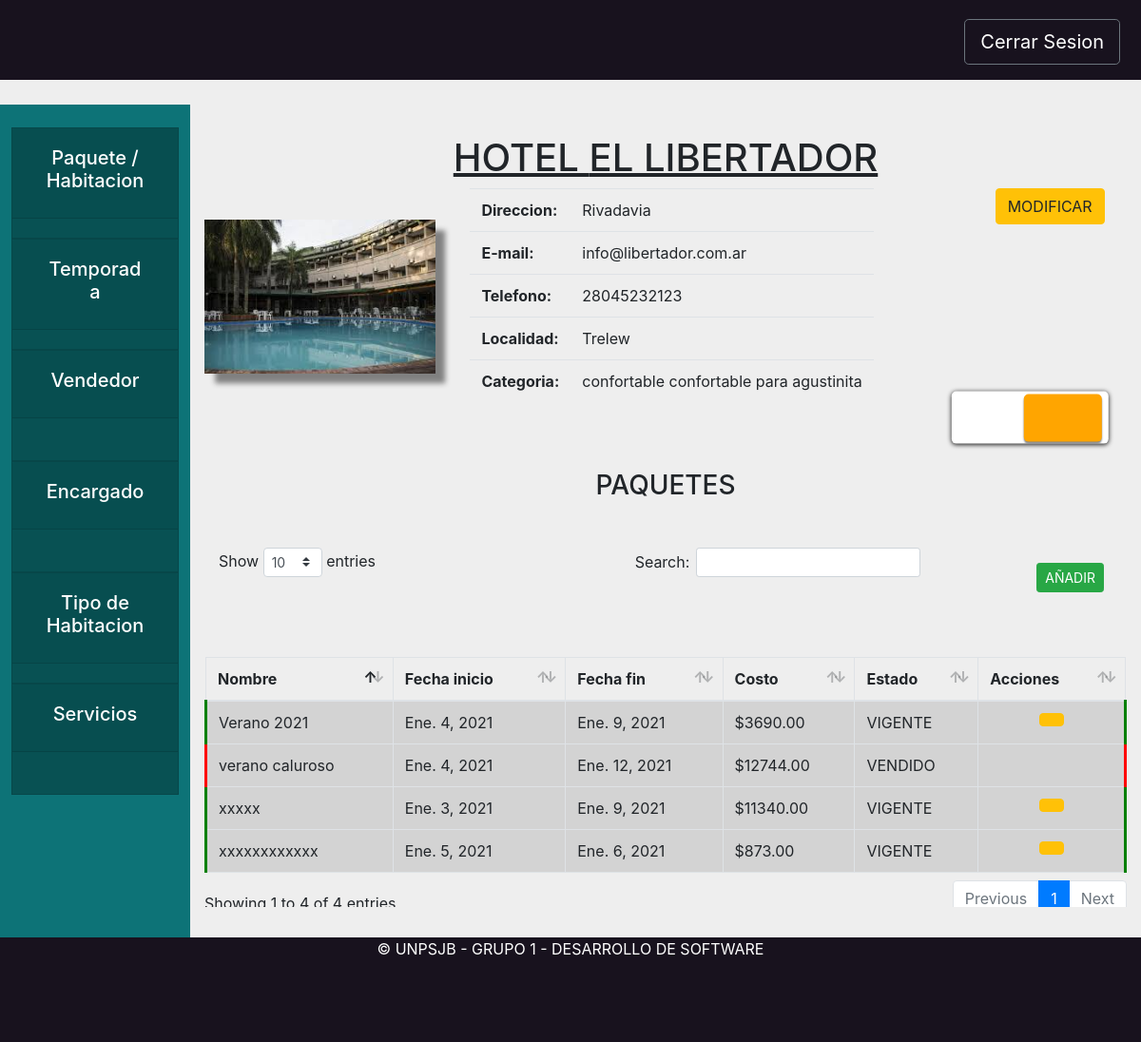
Page /hotel/vistaHotel/1 on the earlier database version.
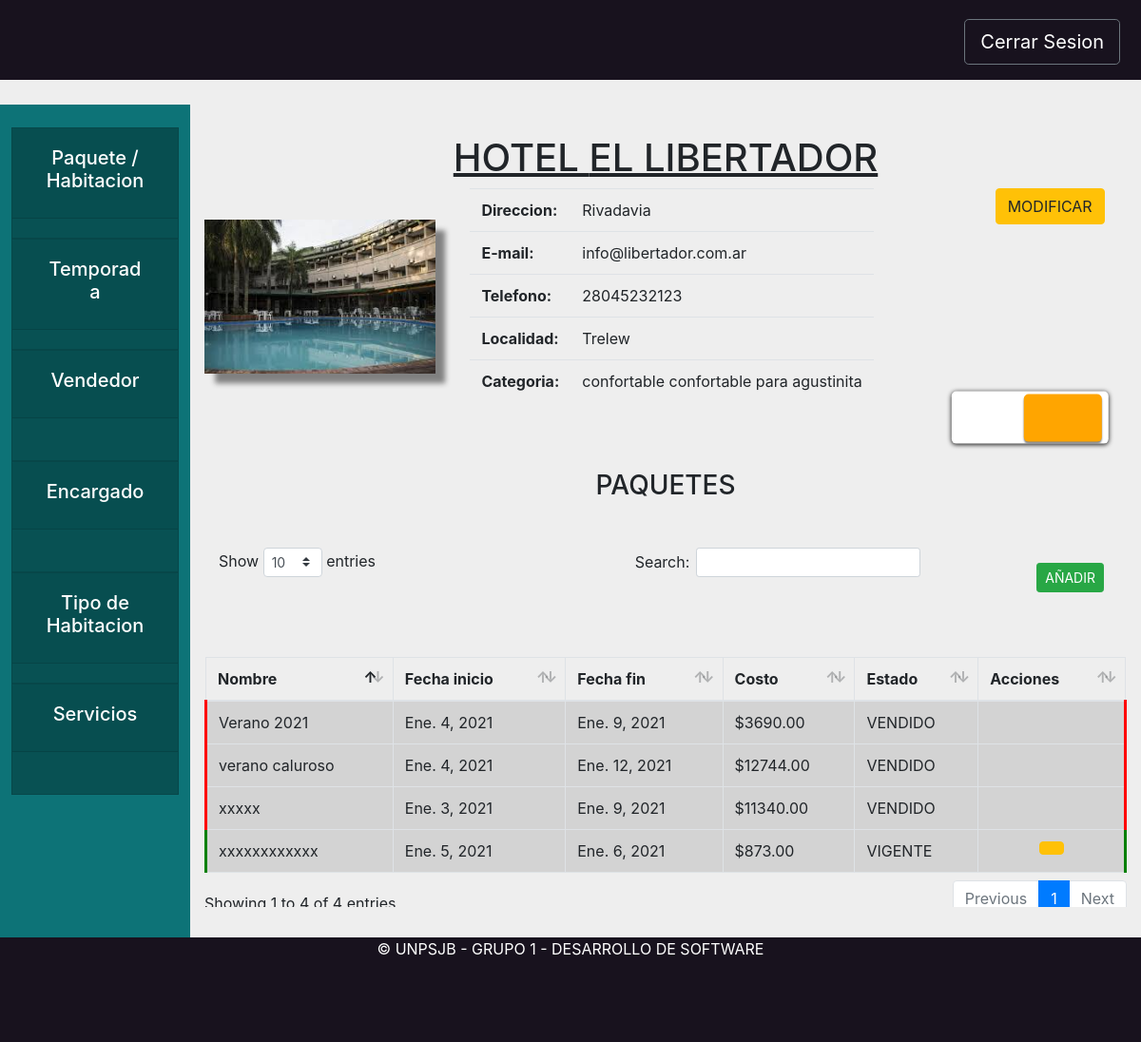
Same page on the later database version.
### hotel/models.py (models this page shows, shortened)
class Hotel(models.Model):
    objects = HotelManager.from_queryset(HotelQuerySet)()
    nombre = models.CharField(max_length=200)
    direccion = models.CharField(max_length=800)
    email = models.EmailField(max_length=200)
    telefono = models.CharField(max_length=200)
    localidad = models.ForeignKey(Localidad, on_delete=models.CASCADE)
    encargado= models.ForeignKey(Encargado, on_delete=models.CASCADE, null=True)
    categoria = models.ForeignKey(Categoria, on_delete=models.CASCADE)
    servicios = models.ManyToManyField(Servicio)
    tipos = models.ManyToManyField(TipoHabitacion, through='PrecioPorTipo', through_fields=('hotel', 'tipo'))
    vendedores = models.ManyToManyField(Vendedor)#, related_name="hoteles")
    def tengo_tipos(self):
        return self.tipos.count()>0
    def es_hospedaje(self):
        return self.categoria.estrellas in [Categoria.ESTRELLA_A, Categoria.ESTRELLA_B, Categoria.ESTRELLA_C]
    def get_habitaciones(self):
        return Habitacion.objects.filter(hotel=self)
    def get_paquetes(self):
        return PaqueteTuristico.objects.filter(hotel=self)

class PaqueteTuristico(models.Model):
    nombre = models.CharField(max_length=200)
    coeficiente = models.DecimalField(max_digits=3, decimal_places=2)
    hotel = models.ForeignKey(Hotel, related_name='paquetesTuristicos', on_delete=models.CASCADE)
    inicio = models.DateField()
    fin = models.DateField()
    habitaciones = models.ManyToManyField(Habitacion, related_name='paqueteturistico')
    vendido = models.BooleanField(default=False)
    precio = models.DecimalField(max_digits=10, decimal_places=2)
    def actualizar_precio(self):
        self.precio=0
        habitaciones = Habitacion.objects.filter(paqueteturistico = self)
        for habitacion in habitaciones:
            self.precio += habitacion.precio_por_noche(self.inicio)
    def cantidad_dias(self):
        return abs(self.fin - self.inicio).days
    def get_costo(self):
        self.actualizar_precio()
        return "{0:.2f}".format((1-self.coeficiente) * (self.precio * self.cantidad_dias()))
    def estoy_vigente(self):
        return (not self.vendido) and (self.fin >= date.today())
    def estoy_vencido(self):
        return (self.fin < date.today())
    def estoy_vendido(self):
        return (self.vendido)

class Habitacion(models.Model):
    hotel = models.ForeignKey(Hotel, related_name="habitaciones", on_delete=models.CASCADE)
    numero = models.PositiveSmallIntegerField() # 403 <Piso><Cuarto>
    tipo = models.ForeignKey(TipoHabitacion, on_delete=models.CASCADE)
    baja = models.BooleanField(default=False) #Baja Logica
    class Meta:
        unique_together = (('hotel', 'numero'), )
    def precio_por_noche(self, fecha):
        precio_por_tipo = self.hotel.tarifario.filter(tipo=self.tipo).first()
        if precio_por_tipo is None:
            raise Exception("No puedo calcular el precio")
        if self.hotel.temporadas.filter(inicio__lte=fecha, fin__gte=fecha).exists():
            return precio_por_tipo.alta
        return precio_por_tipo.baja
    def precio_temp_baja(self):
        precio_por_tipo = self.hotel.tarifario.filter(tipo=self.tipo).first()
        if precio_por_tipo is None:
            raise Exception("No puedo calcular el precio")
        return precio_por_tipo.baja
    def precio_temp_alta(self):
        precio_por_tipo = self.hotel.tarifario.filter(tipo=self.tipo).first()
        if precio_por_tipo is None:
            raise Exception("No puedo calcular el precio")
        return precio_por_tipo.alta

class PrecioPorTipo(models.Model):
    hotel = models.ForeignKey(Hotel, on_delete=models.CASCADE, related_name='tarifario')
    tipo = models.ForeignKey(TipoHabitacion, on_delete=models.CASCADE, related_name='hoteles')
    baja = models.DecimalField(decimal_places=2, max_digits=10, blank=True, null=True)
    alta = models.DecimalField(decimal_places=2, max_digits=10, blank=True, null=True)

### core/models.py (models this page shows, shortened)
class Localidad(models.Model):
    objects = LocalidadManager.from_queryset(LocalidadQuerySet)()
    nombre = models.CharField(max_length=200)
    provincia = models.ForeignKey(Provincia, on_delete=models.CASCADE)
    def __str__(self):
        return self.nombre

class Categoria(models.Model):
    ESTRELLA_A = 0
    ESTRELLA_B = 1
    ESTRELLA_C = 2
    ESTRELLA_1 = 3
    ESTRELLA_2 = 4
    ESTRELLA_3 = 5
    ESTRELLA_4 = 6
    ESTRELLA_5 = 7
    ESTRELLAS = (
        (ESTRELLA_A, "A"),
        (ESTRELLA_B, "B"),
        (ESTRELLA_C, "C"),
        (ESTRELLA_1, "Tourist"),
        (ESTRELLA_2, "Standard"),
        (ESTRELLA_3, "Comfort"),
        (ESTRELLA_4, "First Class"),
        (ESTRELLA_5, "Luxury"),
    )
    estrellas = models.PositiveSmallIntegerField(choices=ESTRELLAS)
    nombre = models.CharField(max_length=200)
    servicios = models.ManyToManyField(Servicio)
    def __str__(self):
        return self.nombre

class TipoHabitacion(models.Model):
    nombre = models.CharField(max_length=200)
    descripcion = models.CharField(max_length=800)
    pasajeros = models.PositiveSmallIntegerField()
    cuartos = models.PositiveSmallIntegerField(default = 0)
    def __str__(self):
        return self.nombre

### hotel/views.py (the view)
# urls.py: path('vistaHotel/<hotel>', hviews.detalleHotel, name="vistaHotel"),
def detalleHotel(request,hotel):
    hotelInstancia =get_object_or_404(Hotel, pk=hotel)
    return render(request, "hotel/vistaHotelAdmin.html",{"hotel":hotelInstancia })

### hotel/templates/hotel/vistaHotelAdmin.html (shortened to what this page needs)
{% extends 'base/base.html'%}
{% load static %}
{% block extra_css %}
<link rel="stylesheet" href="{% static '/css/vistaHotel.css' %}">
{% endblock extra_css %}
{% block tarjeta1 %}
<div class="card rounded-0">
    <div class="card-header" id="headingOne">
        <button onclick="location.href='{% url 'hotel:vistaHotel' hotel.pk %}'"
            class="btn btn-link btn-block text-white">
            <center>
                <h5> Paquete / Habitacion</h5>
            </center>
        </button>
    </div>
</div>
{% endblock tarjeta1 %}
{% block tarjeta2 %}
<div class="card rounded-0">
    <div class="card-header" id="headingOne">
        <button onclick="location.href='{% url 'hotel:temporadaHotel' hotel.pk %}'"
            class="btn btn-link btn-block text-white">
            <center>
                <h5> Temporada </h5>
            </center>
        </button>
    </div>
</div>
{% endblock tarjeta2 %}
{% block tarjeta3 %}
<div class="card rounded-0">
    <div class="card-header" id="headingOne">
        <button onclick="location.href='{% url 'hotel:vendedoresHotel' hotel.pk %}'"
            class="btn btn-link btn-block text-white">
            <center>
                <h5>Vendedor </h5>
            </center>
        </button>
    </div>
</div>
{% endblock tarjeta3 %}
{% block tarjeta4 %}
<div class="card rounded-0">
    <div class="card-header" id="headingOne">
        <button class="btn btn-link btn-block text-white">
            <center>
                <h5>Encargado </h5>
            </center>
        </button>
    </div>
</div>
{% endblock tarjeta4 %}
{% block tarjeta5 %}
<div class="card rounded-0">
    <div class="card-header" id="headingOne">
        <button onclick="location.href='{% url 'hotel:tipoHabitacionHotel' hotel.pk %}'"
            class="btn btn-link btn-block text-white">
            <center>
                <h5>Tipo de Habitacion </h5>
            </center>
        </button>
    </div>
</div>
{% endblock tarjeta5 %}
{% block tarjeta6 %}
<div class="card rounded-0">
    <div class="card-header" id="headingOne">
        <button onclick="location.href='{% url 'hotel:serviciosHotel' hotel.pk %}'" class="btn btn-link btn-block text-white">
            <center>
                <h5> Servicios</h5>
            </center>
        </button>
    </div>
</div>
{% endblock tarjeta6 %}
{% block content %}
<div class="titulo">
    <h1>
        <center> <u> {%if hotel.es_hospedaje%} HOSPEDAJE {%else%} HOTEL {% endif %} {{hotel.nombre.upper}}</u> </center>
    </h1>
</div>
<div class="datosHotel">
    <div class="container">
        <div class="row">
            <div class="col-sm-3 lugarImagen">
                <img class="imagen" src="{% static '/media/hoteles/1.jpg' %}">
            </div>
            <div class="col-sm-7">
                <center>
                    <table class="table table-responsive tablaDatos">
                        <tr>
                            <th>Direccion:</th>
                            <td>{{hotel.direccion}}</td>
                        </tr>
                        <tr>
                            <th>E-mail:</th>
                            <td>{{hotel.email}}</td>
                        </tr>
                        <tr>
                            <th>Telefono:</th>
                            <td>{{hotel.telefono}}</td>
                        </tr>
                        <tr>
                            <th>Localidad:</th>
                            <td>{{hotel.localidad}}</td>
                        </tr>
                        <tr>
                            <th>Categoria:</th>
                            <td>{{hotel.categoria}}</td>
                        </tr>
                    </table>
                </center>
            </div>
            <div class="col-sm-2">
                <center>
                    <button type="button" class="btn btn-warning" data-toggle="modal" data-target="#modificarHotel"
                        onclick="abrir_modal('{% url 'hotel:modalModificarHotel' hotel.pk %}','#modificarHotel');">
                        MODIFICAR</button>
                </center>
            </div>
        </div>
    </div>
</div>
{% block datosVista %}
<div class="abajo">
    <div id="container">
        <div id="effect"></div>
    </div>
    <div class="formularioHotel2" id="vistaPaquetes">
        <center>
            <h3 class="mb-5">PAQUETES</h3>
        </center>
        <table id="example2" class="table table-striped table-bordered tablaListaHabitacion">
            <button type="button" class="btn btn-success mt-3 mr-4 float-right btn-sm" data-toggle="modal"
                data-target="#crearPaqueteTuristicoHotel" onclick="
            {% if hotel.get_habitaciones %} abrir_modal('{% url 'hotel:modalCrearPaqueteTuristicoHotel' hotel.pk %}', '#crearPaqueteTuristicoHotel');
            {% else %}
                   Swal.fire({
                    icon: 'error',
                    title: 'No hay habitaciones...',
                    text: 'Primero tenes que cargar habitaciones',
                  });
            {% endif %}">
                AÑADIR</button>
            <thead>
                <tr>
                    <th>Nombre</th>
                    <th>Fecha inicio</th>
                    <th>Fecha fin</th>
                    <th>Costo</th>
                    <th>Estado</th>
                    <th>Acciones</th>
                </tr>
            </thead>
            <tbody>
                {% for paquete in hotel.get_paquetes %}
                <tr class="{% if paquete.estoy_vigente%}
                comercializable manito
                {% else %}
                noComercializable manito
                {% endif%}
                ">
                    <td>{{paquete.nombre}}</td>
                    <td>{{paquete.inicio}}</td>
                    <td>{{paquete.fin}}</td>
                    <td>${{paquete.get_costo}}</td>
                    <td>{% if paquete.estoy_vendido %} VENDIDO
                        {% elif paquete.estoy_vencido %} VENCIDO
                        {% else %} VIGENTE
                        {% endif %}</td>
                    <td>
                        <center>
                            {% if paquete.estoy_vigente %}
                            <button type="button" class="btn btn-warning" data-toggle="modal"
                                data-target="#modificarPaqueteTuristicoHotel"
                                onclick="abrir_modal('{% url 'hotel:modalModificarPaqueteTuristicoHotel' hotel.pk paquete.pk%}', '#modificarPaqueteTuristicoHotel');"
                                title="Editar">
                            </button>
                            {% endif %}
                        </center>
                    </td>
                </tr>
                {% endfor %}
            </tbody>
        </table>
    </div>
    {% endblock datosVista %}
    {% endblock content %}

### templates/base/base.html (shortened to what this page needs)
{% load static %}
<html>
<head>
    <link rel="stylesheet" href="{% static '/css/sweetalert2.css' %}">
    <link rel="stylesheet" href="{% static '/css/bootstrap.min.css' %}">
    <link rel="stylesheet" href="{% static '/css/bootstrap.css' %}">
    <link rel="stylesheet" href="{% static '/css/dataTables.bootstrap4.min.css' %}">
    <link rel="stylesheet" href="{% static '/css/styleBase.css' %}">
    <link rel="stylesheet" href="{% static '/css/modal.css' %}">
    <link rel="stylesheet" href="{% static '/css/botones.css' %}">
    {% block extra_css %}
    {% endblock extra_css %}
</head>
<body class="bodyComplete">
    <div class="container-fluid mainHeader p-3 fixed-top">
        <div class="row">
            <div class="col-2">
            </div>
            <div class="col-8">
            </div>
            <div class="col-2">
                <button onclick="location.href='/core/logout'" style="text-decoration:none; align-items:right;"
                    class="rounded-1 btn btn-lg btn-outline-secondary text-white float-center mt-1  "> Cerrar Sesion
                </button>
            </div>
        </div>
    </div>
    <div class="container-fluid position-fixed  miEstiloPiola">
        <div class="row">
            <div class="col-2 px-1" id="sticky-sidebar">
                <div class="nav flex-column flex-nowrap vh-100 overflow-auto text-white p-2 pt-4 ">
                    {% block tarjeta1 %} {% endblock tarjeta1 %}
                    {% block tarjeta2 %} {% endblock tarjeta2 %}
                    {% block tarjeta3 %} {% endblock tarjeta3 %}
                    {% block tarjeta4 %} {% endblock tarjeta4 %}
                    {% block tarjeta5 %} {% endblock tarjeta5 %}
                    {% block tarjeta6 %} {% endblock tarjeta6 %}
                </div>
            </div>
            <div class="col-10 position-relative pre-scrollable" id="main">
                {% block content %}
                {% endblock content %}
            </div>
        </div>
    </div>
    <div class="footer text-center mb-0 fixed-bottom">
        <div class="container">
            <p class="m-0 mbt1 text-white">&copy; UNPSJB - GRUPO 1 - DESARROLLO DE SOFTWARE</p>
        </div>
    </div>
    <link rel="stylesheet" href="{% static '/css/styleBase.css' %}">
    <link rel="stylesheet" href="{% static '/css/modal.css' %}">
    <link rel="stylesheet" href="{% static '/css/botones.css' %}">
</body>
</html>

### static/css/styleBase.css (style rules this page uses)
.mainHeader { background-color: #18121E; width: 100%; top: 0; }
.miEstiloPiola { margin-top: 10vh; overflow: auto; }
.pre-scrollable { max-height: 77vh; }
.card { background-color: #085153; height: 11%; }
.bodyComplete { background-color: #eeeeee; width: 100%; height: 100%; }
.footer { position: fixed; left: 0px; bottom: 0; background-color: #18121E; width: 100%; height: 10%; }
#sticky-sidebar { min-height: 100vh; background-color: #0d7377; }
.comercializable { border-left-style: solid !important; border-left-width: 3px !important; border-left-color: green !important; border-right-style: solid !important; border-right-width: 3px !important; border-right-color: green !important; background-color: lightgrey !important; border-collapse: collapse !important; }
.noComercializable { border-left-style: solid !important; border-left-width: 3px !important; border-left-color: red !important; border-right-style: solid !important; border-right-width: 3px !important; border-right-color: red !important; background-color: lightgrey !important; border-collapse: collapse !important; }
.manito { cursor: pointer; }

### static/css/vistaHotel.css (style rules this page uses)
.titulo { margin-top: 3vh; }
.lugarImagen { padding: 3vh 0 0 0; margin-left: 0 ; }
.imagen { box-shadow: 1vh 1vh 0.5vh grey; width: 100%; height: auto; }
.tablaDatos { margin-left: 2vh; }
div#container { height: 5vh; width: 15vh; box-shadow: 0px 1px 5px black; background-color: white; border-radius: 5px; position: relative; top: 25%; left: 89.5%; transform: translate(-50%, -50%); }
div#effect { position: absolute; top: 5%; width: 50%; right: 4%; height: 90%; box-shadow: 0px 2px 2px grey; z-index: -1; border-radius: 5px; background-color: orange; }

Differences in the rows shown:
changed PaqueteTuristico "Verano 2021": vendido "VIGENTE" → "VENDIDO"
changed PaqueteTuristico "xxxxx": vendido "VIGENTE" → "VENDIDO"
